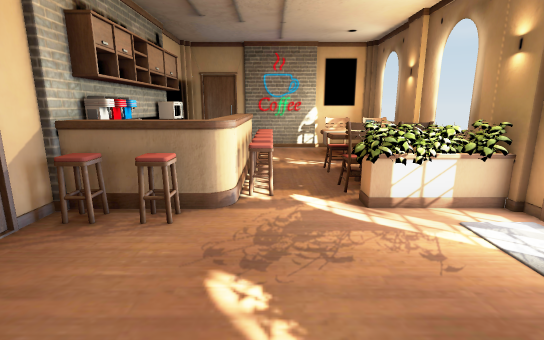
View 1 (above)

12 first-person views from a walk through a 3-D level made in the Unity game engine. The camera is 1.2 m above the floor, tilts 12° down and sees 85° across. The floor is counted in squares, 0.5 m on a side. Each view is taken from the middle of a square. On the plan, view 1 faces up. The plan holds only what a view shows up to about 19 squares ahead; the rest is blank. The player character is not drawn.

View 2
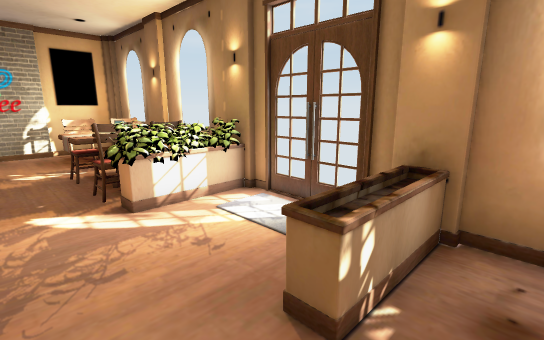

View 3
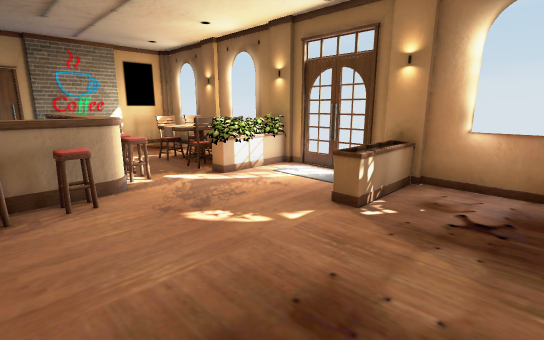

View 4
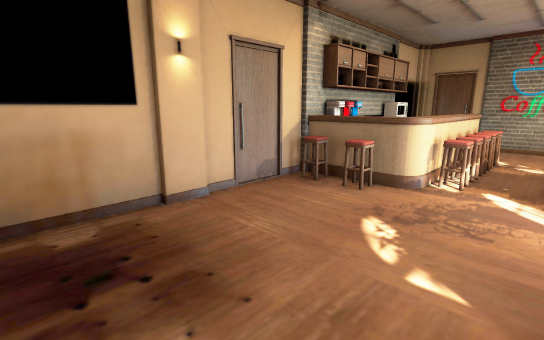

View 5
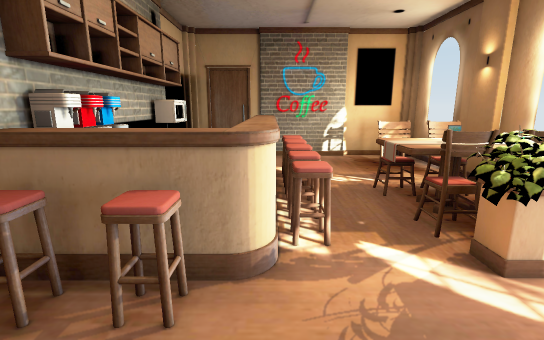

View 6
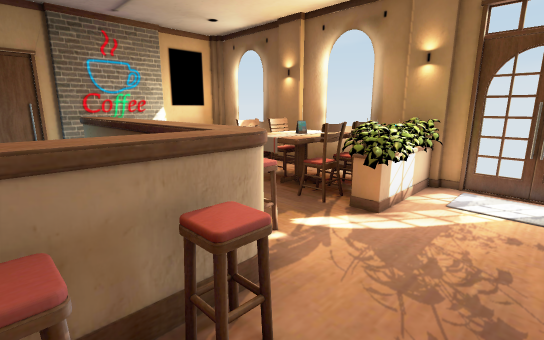

View 7
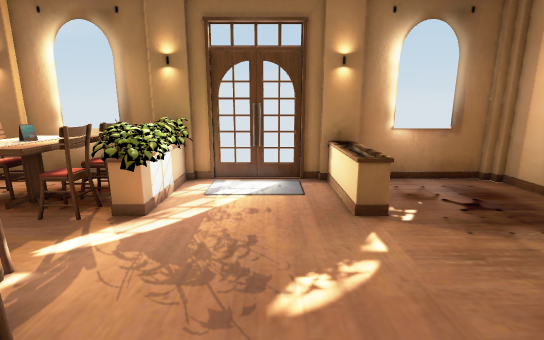

View 8
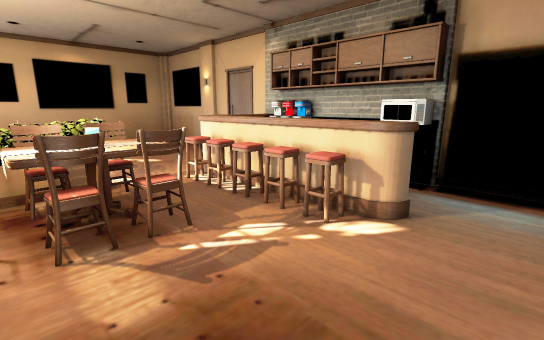

View 9
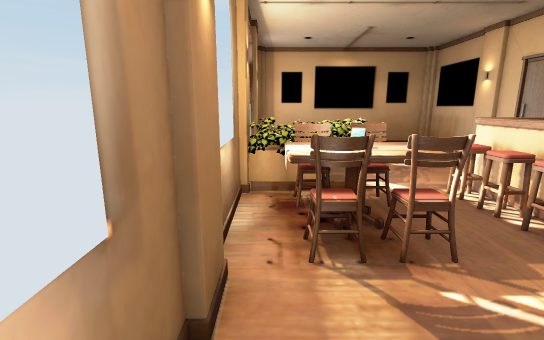

View 10
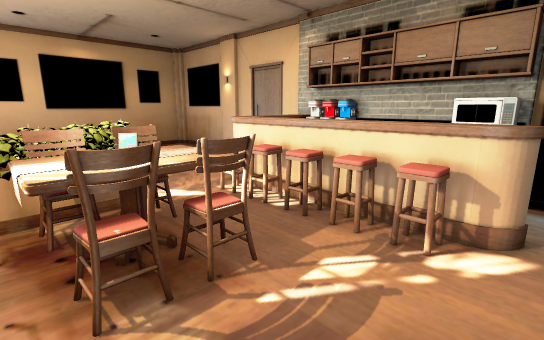

View 11
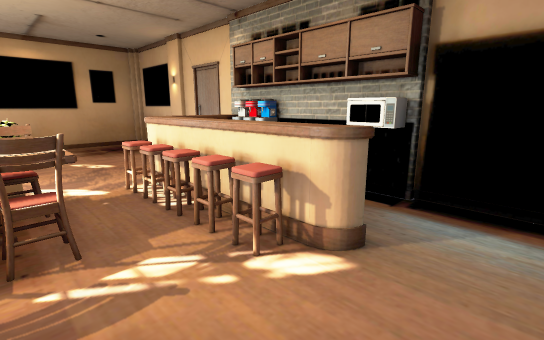

View 12
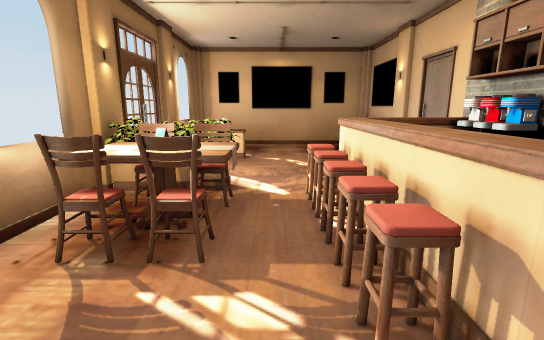

### Floor plan
Key: @ floor where view 1 was taken; # wall or solid block; x gap in a wall; . floor; = window, fence, low wall or low ledge; ^ raised ledge; O other object.
Columns run from 5 left of view 1 to 6 right of it. Each row starts with its distance up from view 1.
 18 ############
 17 #..........#
 16  ..........#
 15  ..==......#
 14 ##.=^O.....#
 13 O# .OO.....#
 12 OO .OO.OOO.#
 11 OO .OO.OOOO#
 10 OO .OO.OOOO#
  9 O# .OO.OOOO#
  8 ## ^OO.OOOO#
  7 ^^^^^..OOOO#
  6 #OOO.......#
  5 #..........x
  4 #..........x
  3 #..........#
  2 #.......^^^#
  1 #.........=#
  0 #....@.....#
 -1 #..........#
 -2 #..........#
 -3 # ........##

Where each view was taken, in squares from view 1:
view 1: 0 up, 0 right, facing up
view 2: 0 up, 0 right, facing up-right
view 3: 2 down, 4 left, facing up-right
view 4: 2 down, 2 right, facing up-left
view 5: 3 up, 1 left, facing up
view 6: 4 up, 4 left, facing up-right
view 7: 4 up, 4 left, facing right
view 8: 17 up, 5 right, facing down-left
view 9: 16 up, 5 right, facing down
view 10: 15 up, 5 right, facing down-left
view 11: 17 up, 3 right, facing down-left
view 12: 16 up, 1 right, facing down
